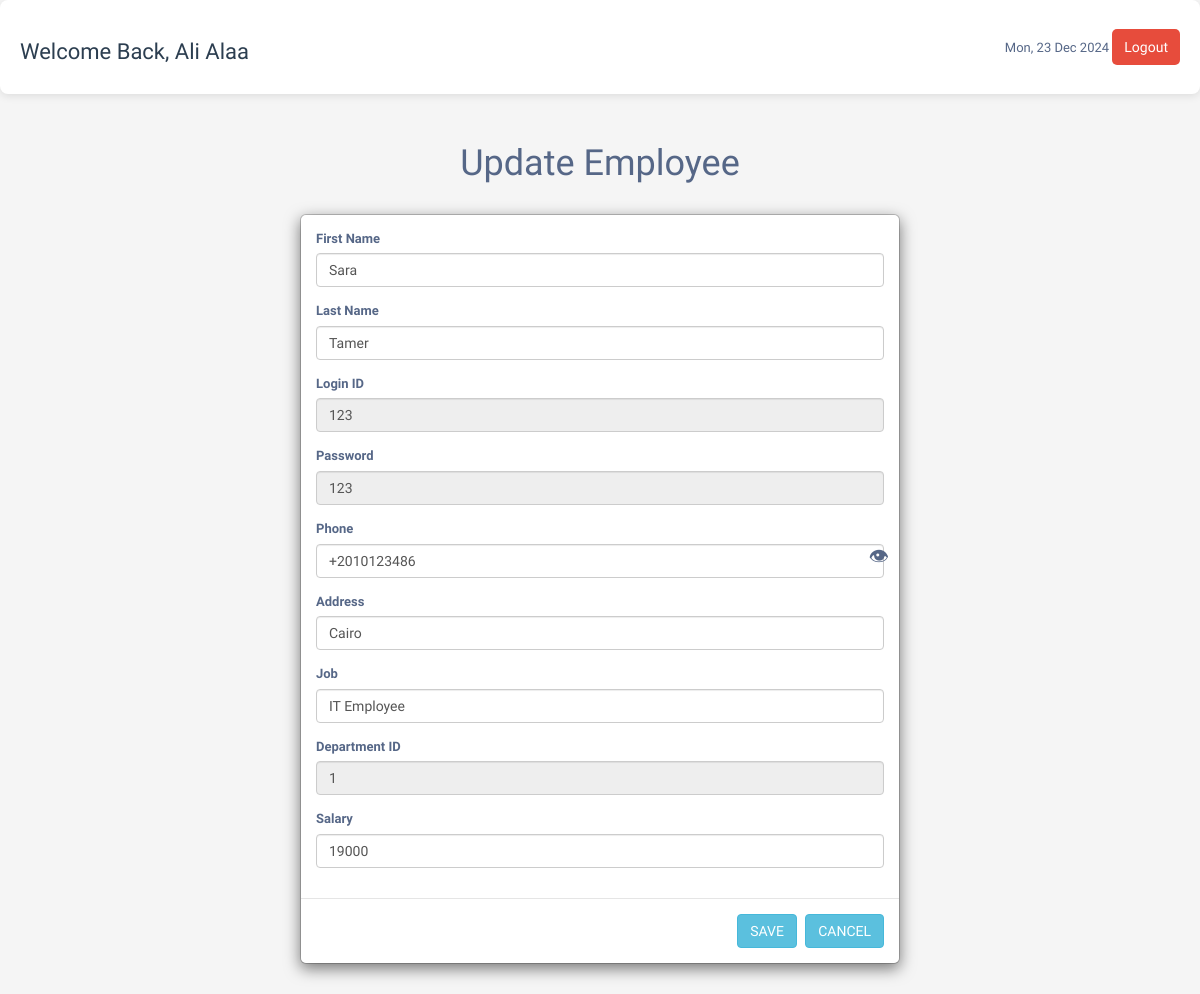
Screenshot of /Codes/update_emp.php?id=1 (signed in) with the database file from the repository.
### tables this page shows
CREATE TABLE `employee` (
  `employee_id` int(11) NOT NULL,
  `person_id` int(11) NOT NULL,
  `department_id` int(11) DEFAULT NULL,
  `logi_id` int(14) NOT NULL,
  `password` varchar(225) NOT NULL
);

CREATE TABLE `person` (
  `person_id` int(11) NOT NULL,
  `first_name` varchar(225) NOT NULL,
  `last_name` varchar(225) NOT NULL,
  `age` int(10) NOT NULL,
  `address` varchar(225) NOT NULL,
  `phone_number` varchar(11) NOT NULL,
  `date_of_birth` date NOT NULL,
  `absent_times` int(10) DEFAULT NULL,
  `salary` decimal(20,0) NOT NULL,
  `job_title` varchar(225) NOT NULL,
  `gender` enum('male','female') NOT NULL,
  `role` enum('admin','employee','manager') NOT NULL
);

### Codes/update_emp.php (the view, shortened to what this page needs)
<?php
$user_name = $_SESSION['user_name'];
?>
<?php include("config.php");
if (isset($_GET['id'])) {
    $id = $_GET['id'];
    $query = "
            SELECT
            employee.employee_id,
            employee.logi_id,
            employee.password,
            employee.department_id,
            person.first_name,
            person.last_name,
            person.phone_number AS phone,
            person.address,
            person.job_title AS job,
            person.salary
        FROM
            employee
        JOIN
            person
        ON
            employee.person_id = person.person_id
        WHERE
            employee.employee_id =  '$id'
        ";
    $stmt = $database->prepare($query);
    $stmt->execute();
    $result = $stmt->fetch(PDO::FETCH_ASSOC);
}
?>
<!DOCTYPE html>
<html lang="en">
<head>
    <link rel="stylesheet" href="dashboard.css">
    <link rel="stylesheet" href="https://maxcdn.bootstrapcdn.com/font-awesome/4.7.0/css/font-awesome.min.css">
    <link rel="stylesheet" href="https://maxcdn.bootstrapcdn.com/bootstrap/3.3.7/css/bootstrap.min.css">
</head>
<body>
    <div class="header">
        <h3>Welcome Back, <?php echo $user_name; ?></h3>
        <div>
            <span id="currentDate"></span>
            <button class="btn-signout ms-3" onclick="logout()">Logout</button>
        </div>
    </div>
    <div class="container">
        <div class=" text-center mt-5 ">
            <h1>Update Employee</h1>
        </div>
        <div class="modal-dialog">
            <div class="modal-content">
                <form method="post" action="update_emp.php?id=<?php echo $id; ?>">
                    <div class="modal-body">
                        <div class="form-group">
                            <label>First Name</label>
                            <input type="text" class="form-control" name="fname"
                                value="<?php echo htmlspecialchars($result['first_name']); ?>">
                        </div>
                        <div class="form-group">
                            <label>Last Name</label>
                            <input type="text" class="form-control" name="lname"
                                value="<?php echo htmlspecialchars($result['last_name']); ?>">
                        </div>
                        <div class="form-group">
                            <label>Login ID</label>
                            <input type="int" class="form-control" name="logi_id"
                                value="<?php echo htmlspecialchars($result['logi_id']); ?>" readonly>
                        </div>
                        <div class="form-group">
                            <label>Password</label>
                            <input type="text" class="form-control" name="password" id="password" readonly
                                value="<?php echo htmlspecialchars($result['password']); ?>">
                            <span id="eye-icon" class="eye-icon">&#128065;</span>
                        </div>
                        <div class="form-group">
                            <label>Phone</label>
                            <input type="text" class="form-control" name="phone"
                                value="<?php echo htmlspecialchars($result['phone']); ?>">
                        </div>
                        <div class="form-group">
                            <label>Address</label>
                            <input type="text" class="form-control" name="address"
                                value="<?php echo htmlspecialchars($result['address']); ?>">
                        </div>
                        <div class="form-group">
                            <label>Job</label>
                            <input type="text" class="form-control" name="job"
                                value="<?php echo htmlspecialchars($result['job']); ?>">
                        </div>
                        <div class="form-group">
                            <label>Department ID</label>
                            <input type="int" class="form-control" readonly name="department_id"
                                value="<?php echo htmlspecialchars($result['department_id']); ?>">
                        </div>
                        <div class="form-group">
                            <label>Salary</label>
                            <input type="number" class="form-control" name="salary"
                                value="<?php echo htmlspecialchars($result['salary']); ?>" min="0" step="0.01">
                        </div>
                    </div>
                    <div class="modal-footer">
                        <input type="submit" class="btn btn-info" name="save" value="SAVE">
                        <input action="employeecrud.php" type="submit" class="btn btn-info" name="save" value="CANCEL">
                    </div>
                </form>
            </div>
        </div>
    </div>
</body>
</html>

### Codes/dashboard.css (style rules this page uses)
body { font-family: "Arial", sans-serif; background-color: #f4f6f9; color: #333; }
.header { display: flex; justify-content: space-between; align-items: center; background-color: #fff; padding: 20px; border-radius: 8px; box-shadow: 0px 2px 8px rgba(0, 0, 0, 0.1); margin-bottom: 30px; }
.header h3 { font-size: 22px; color: #2c3e50; }
.header .btn-signout { background-color: #e74c3c; color: white; border-radius: 5px; font-size: 14px; padding: 8px 12px; border: none; cursor: pointer; transition: background-color 0.3s ease; }

### Codes/update_emp.php (style rules this page uses)
.eye-icon { position: absolute; right: 10px; top: 50%; transform: translateY(-50%); font-size: 20px; cursor: pointer; }
body { color: #566787; background: #f5f5f5; font-family: 'Varela Round', sans-serif; font-size: 13px; }

### rows the page displays
employee: fname "Sara", lname "Tamer", logi_id "123", password "123", phone "+2010123486", address "Cairo", job "IT Employee", department_id "1", salary "19000"

### other values shown
$user_name "Ali Alaa"
